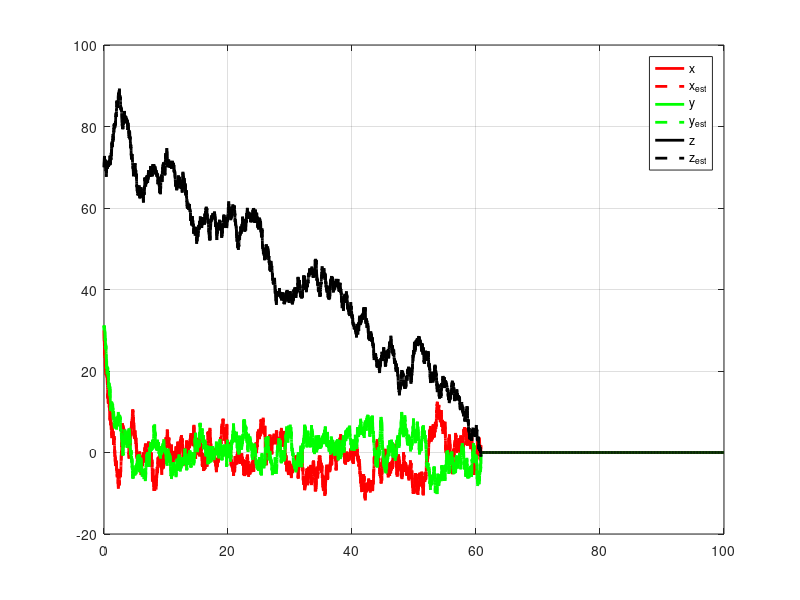
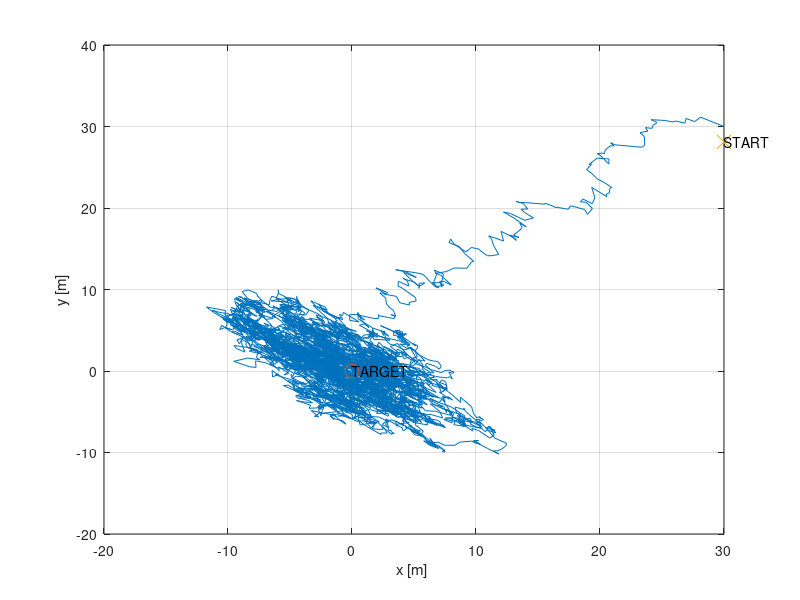
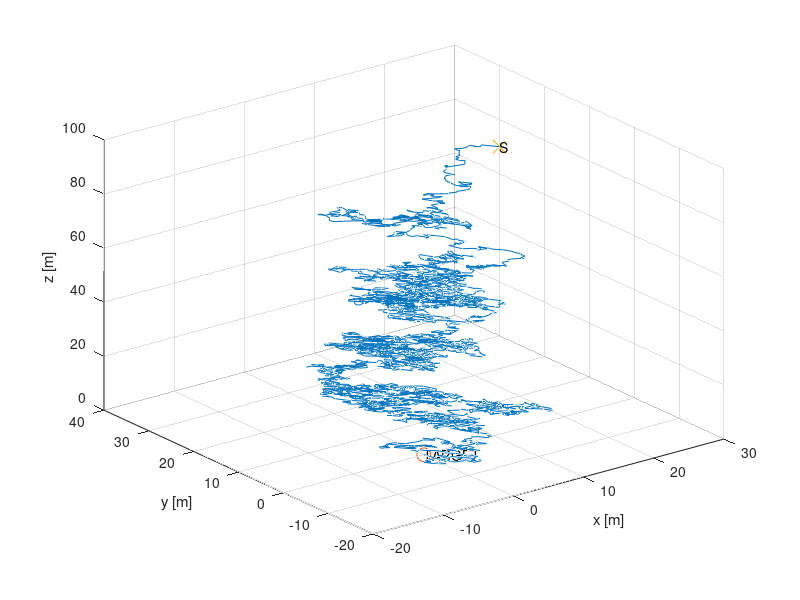
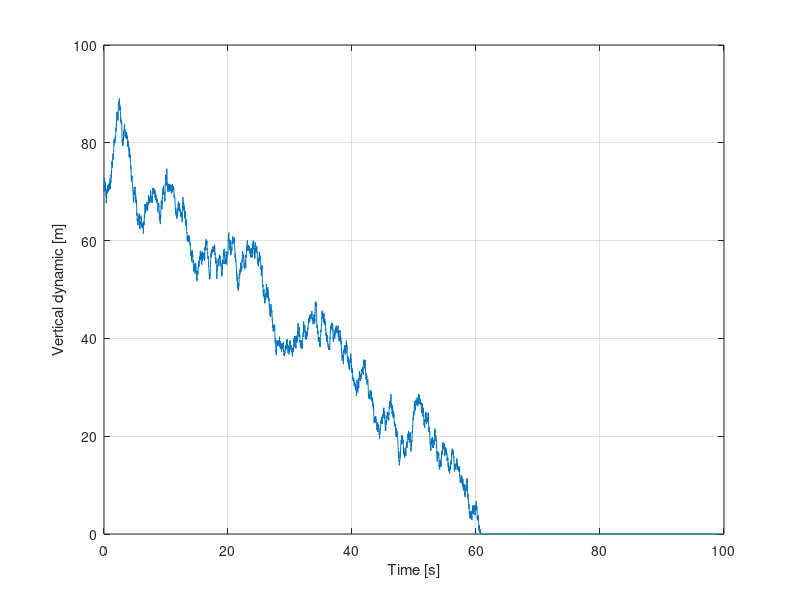

Write the MATLAB code that produced these figures, in order.
clear all;
close all;
clc;

%% Initialization
set(0,'DefaultFigureWindowStyle','docked');
rng(3)

linewidth = 2;
marker_size = 10;

dt = 0.01; % [s]
sim_t = 100; % [s]
I = 1; % inertia
T = sim_t/dt; % number of iterations
t_vect = dt:dt:sim_t;
V_z = 1; % [m/s]

x = ones(3,T); % chute position
u = zeros(3,T); % input matrix
u(3,:) = V_z;
x(:, 1) = [30 30 70]; % initial state
x_est = zeros(3,T);
x_est(:,1) = x(:,1);
P_est = zeros(3,3);
target = [0,0,0]';

% State covariance matrix
R_GPS = rand(3,3)-0.5;
R_GPS = R_GPS*R_GPS'; % bisogna cambiare l'incertezza di theta perche rad

% Input covariance matrix
Q = (rand(3,3)-0.5);
Q = Q*Q';
nu = zeros(3, 1);

A = eye(3,3);
B = [dt 0 0;
     0 dt 0;
     0 0 -dt];
G = eye(3,3); % state 

%% LQR

S = [1 0 0;
      0 1 0;
      0 0 1];
R = 1.5*eye(3,3);
P = cell(1,T);
Sf = [1 0 0;
      0 1 0;
      0 0 1];
P{T} = Sf;

% LQR algorithm
for i=T:-1:2
    P{i-1} = S+A'*P{i}*A-A'*P{i}*B*inv(R+B'*P{i}*B)*B'*P{i}*A;
end

%% Kalman Filter

for t=1:T-1
    nu(:) = mvnrnd([0;0;0], Q)';  % noise on the input and on the model 

    % Optimal input
    K = inv(R+B'*P{t+1}*B)*B'*P{t+1}*A;
    u(1:2,t) = -K(1:2,1:2)*(x_est(1:2,t)-target(1:2));

    % State Update
    x(:, t+1) = A*x(:,t)+B*u(:,t)+nu;
    
    % Predictions
    x_est(:, t+1) = A*x_est(:,t)+B*u(:,t);
    P_est = A*P_est*A' + G*Q*G';
    % Measurements update
    z_GPS = x(:,t+1) + mvnrnd([0;0;0], R_GPS)';
    Innovation = z_GPS - x_est(:,t+1);
    H_GPS = eye(3,3);
    % Updated Kalman estimates
    S_Inno = H_GPS*P_est*H_GPS' + R_GPS; % covariance of inno
    W = P_est*H_GPS'*inv(S_Inno); % kalman filter gain
    x_est(:,t+1) = x_est(:,t+1) + W*Innovation; % updated state estimate
    P_est = (eye(3) - W*H_GPS)*P_est; % updated cov matrix
    
    if x(3,t) < 0
       x(:,t:T) = zeros(3,T-t+1);
        break
    end
end

%% Plot

figure(1)
plot(t_vect, x(1,:), 'r', 'LineWidth', linewidth)
hold on
plot(t_vect, x_est(1,:), 'r--', 'LineWidth', linewidth)
plot(t_vect, x(2,:), 'g', 'LineWidth', linewidth)
plot(t_vect, x_est(2,:), 'g--', 'LineWidth', linewidth)
plot(t_vect, x(3,:), 'k', 'LineWidth', linewidth)
plot(t_vect, x_est(3,:), 'k--', 'LineWidth', linewidth)
grid on
legend('x', 'x_{est}', 'y', 'y_{est}', 'z', 'z_{est}', 'Location','best')

figure(2) 
plot(x(1,:), x(2, :)) 
hold on 
plot(target(1), target(2), 'o', 'MarkerSize', marker_size); 
text(target(1), target(2), 'TARGET') 
plot(x(1, 1), x(1,2), 'x', 'MarkerSize', marker_size); 
text(x(1, 1), x(1,2), 'START') 
xlabel('x [m] ') 
ylabel('y [m]') 
grid on 
 
figure(3) 
plot3(x(1,:), x(2, :), x(3, :)) 
hold on 
plot3(target(1), target(2), target(3), 'o', 'MarkerSize', marker_size); 
text(target(1), target(2), target(3), 'TARGET') 
plot3(x(1, 1), x(2,1), x(3, 1), 'x', 'MarkerSize', marker_size); 
text(x(1, 1), x(2,1), x(3, 1), 'START') 
xlabel('x [m] ') 
ylabel('y [m]') 
zlabel('z [m]') 
grid on 
 
figure(4) 
plot(t_vect, x(3, :)) 
xlabel('Time [s]') 
ylabel('Vertical dynamic [m]') 
grid on

figure(5)
plot(t_vect, u(1,:), 'r', 'LineWidth', linewidth)
hold on
plot(t_vect, u(2,:), 'g', 'LineWidth', linewidth)
plot(t_vect, u(3,:), 'k', 'LineWidth', linewidth)
grid on
legend('V_{x}', 'V_{y}', 'V_{z}', 'Location','best')